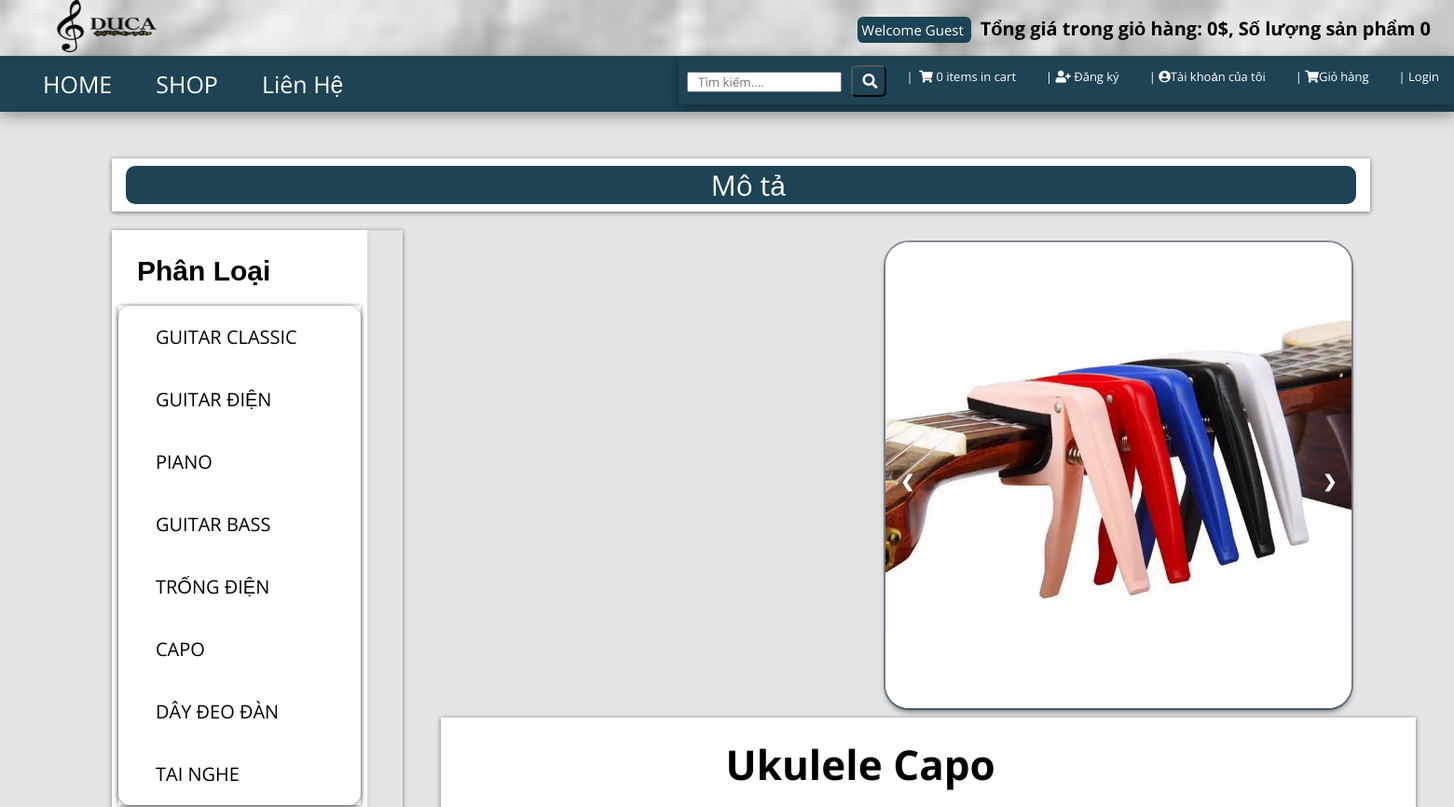
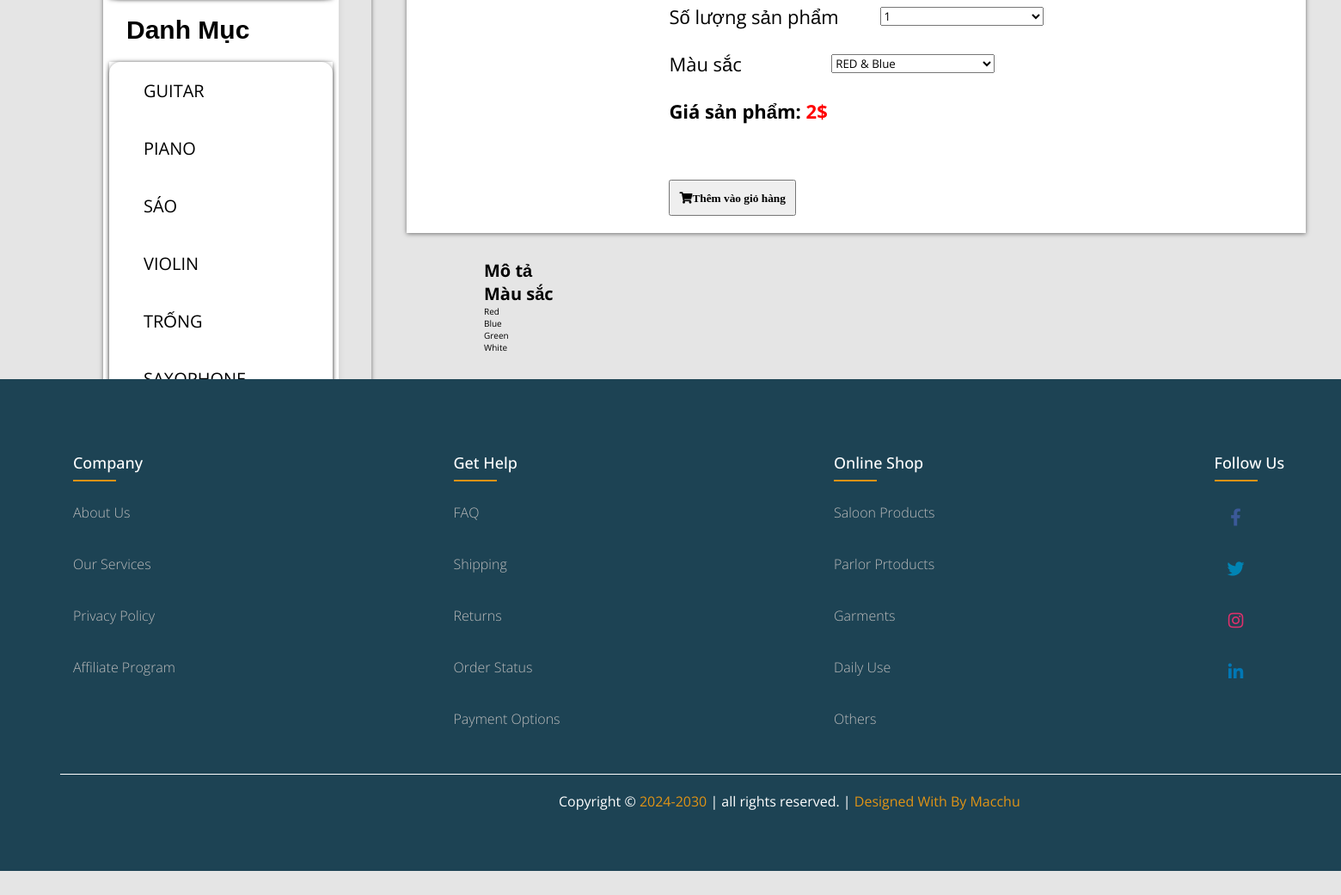
/details.php?pro_id=57, run on the app's committed database (2 pictures, top to bottom).
### tables this page shows
CREATE TABLE `categories` (
  `cat_id` int(100) NOT NULL,
  `cat_title` text NOT NULL,
  `cat_desc` text NOT NULL
);

CREATE TABLE `product_category` (
  `p_cat_id` int(10) NOT NULL,
  `p_cat_title` text NOT NULL,
  `p_cat_desc` text NOT NULL,
  `p_cat_img` int(11) NOT NULL
);

CREATE TABLE `products` (
  `product_id` int(10) NOT NULL,
  `p_cat_id` int(10) NOT NULL,
  `cat_id` int(10) NOT NULL,
  `date` timestamp NOT NULL DEFAULT current_timestamp() ON UPDATE current_timestamp(),
  `product_title` text NOT NULL,
  `product_img1` text NOT NULL,
  `product_img2` text NOT NULL,
  `product_img3` text NOT NULL,
  `product_price` int(10) NOT NULL,
  `product_desc` text NOT NULL,
  `product_keyword` text NOT NULL
);

### details.php (the view, shortened to what this page needs)
<?php
include("includes/db.php");
include("functions/functions.php");
  ?>
<?php
if(isset($_GET['pro_id'])){
  $pro_id=$_GET['pro_id'];
  $get_product="select * from products where product_id='$pro_id'";
  $run_product=mysqli_query($con,$get_product);
  $row_product=mysqli_fetch_array($run_product);
  $p_title=$row_product['product_title'];
  $p_price=$row_product['product_price'];
  $p_img1=$row_product['product_img1'];
}
  ?>
<!DOCTYPE html>
<html lang="en">
<head>
<link rel="stylesheet" href="https://cdnjs.cloudflare.com/ajax/libs/font-awesome/4.7.0/css/font-awesome.min.css">
    <link rel="stylesheet" href="https://cdnjs.cloudflare.com/ajax/libs/OwlCarousel2/2.3.4/assets/owl.carousel.min.css">
    <link rel="stylesheet" href="https://cdnjs.cloudflare.com/ajax/libs/font-awesome/5.15.2/css/all.min.css">
    <link rel="stylesheet" href="style.css">
</head>
<body>
<header>
<div class="header-1">
<a href="index.php" class="logo" > <img src="admin_area/product_images/ok1.png" alt="Logo image" class="hidden-xs">  </a>
<div class="col-md-6 offer">
    <a href="#" class="btn btn-sucess btn-sm">
           <?php
        if (!isset($_SESSION['customer_email'])){
        echo "Welcome Guest";
      }else{
      echo "Welcome: " .$_SESSION['customer_email'] . "";
    }
        ?>
    </a>
    <a id="pr" href="#"> Tổng giá trong giỏ hàng: <?php totalPrice(); ?>$, Số lượng sản phẩm <?php item(); ?></a>
</div>
</div>
<div class="header-2">
<nav class="navbar">
     <ul >
     <li style="margin-left: 3rem;"><a  href="index.php">HOME</a></li>
            <li style="margin-left: 1.5rem;"><a  href="trimer.php">SHOP</a></li>
            <li style="margin-left: 1.5rem;"><a href="contactus.php">Liên Hệ</a></li>
       <div class="col-md-6">
        <ul class="menu">
            <li>
            <div class="collapse clearfix" id="search">
                             <form class="navbar-form" method="get" action="result.php">
                                 <div style="margin-bottom: .8rem; padding-left: 9px;" class="input-group">
                                     <input style="margin-right: 7px ; padding-left: 10px;" type="text" name="user_query" placeholder="Tìm kiếm...." class="form-control" required="">
                                     <button style="margin-right: 5px ; padding-left: 10px;" type="submit" value="search" name="search" class="btn btn-primary">
                                         <i class="fa fa-search"></i>
                                     </button>
                                 </div>
                             </form>
                         </div>
                   </li>
                <li>
                  <a href="cart.php" class="">
                    <i class="fa fa-shopping-cart"></i>
                      <span><?php item(); ?> items in cart</span>
                        </a>
                </li>
                   <li>
                   <a  href="customer_registration.php"><i class="fa fa-user-plus"></i> Đăng ký</a></li>
                   <li>
                   <a href="customer/my_account.php"><i class="fa fa-user-circle"></i>Tài khoản của tôi</a></li>
                   <li>
                   <a href="cart.php"><i class="fa fa-shopping-cart"></i>Giỏ hàng</a></li>
                   <li>
                     <?php
                    if (!isset($_SESSION['customer_email'])){
                    echo "<a href='checkout.php'>Login</a>";
                         } else{
                    echo "<a href='logout.php'>Logout</a>";
                         }
                    ?></li>
             </ul>
       </div>
</ul>
</nav></div></header>
<section class="content" id="content">
  <div class="container">
    <div class="col-md-12">
      <ul class="breadcrumb">
        <li><span>Mô tả</span></li>
          </ul>
           </div></div></section>
  <div class="content1" id="content1">
  <div class="container1">
  <div style="
    padding: 7px;
    background-color: white !important; /* Đổi màu nền với !important */
    box-shadow: 0 4px 8px rgba(0, 0, 0, 0.1);
    font-family: 'Arial', sans-serif; " class="col-md-3">
      <?php
      include("includes/sidebar.php");
      ?>
    </div>
    </div>
     </div>
<div class="slides">
<div class="mySlides fade">
  <img src="admin_area/product_images/<?php echo $p_img1 ?>" width="500" height="500">
</div>
<a class="prv" onclick="plusSlides(-1)">&#10094;</a>
<a class="net" onclick="plusSlides(1)">&#10095;</a>
</div>
<div class="co-md-6">
  <div class="bx">
    <h1 class="text-center"><?php echo $p_title ?></h1>
    <form action="details.php?add_cart=<?php echo $pro_id ?>" method="post" class="form-horizontal">
      <div class="form-group">
        <label class="col-md-5 control-label" >Số lượng sản phẩm </label>
        <div class="col-md-7">
          <select name="product_qty" class="form-control">
            <option>1</option>
          </select>
        </div>
      </div>
    <div class="form-group">
      <label class="col-md-5 control-label" >Màu sắc</label>
      <div class="col-md-7">
        <select name="product_size" class="form-control">
          <option>RED & Blue</option>
        </select>
      </div>
    </div>
    <div class="form-group">
    <b>Giá sản phẩm: <span style="color: red;" class="price"><?php echo $p_price; ?>$</span></b>
    </div>
    <p class="text-center buttons">
      <button class="btn-prim" type="submit"><i class=" fa fa-shopping-cart">Thêm vào giỏ hàng</i></button>
    </p>
  </form>
  </div>
</div>
<div class="boxa" id="details">
  <h4>Mô tả</h4>
  <h4>Màu sắc</h4>
  <ul>
    <li>Red</li>
     <li>Blue</li>
      <li>Green</li>
       <li>White</li>
  </ul>
</div>
   <?php
      include("includes/footer.php");
      ?>
</body></html>

### functions/functions.php (shortened to what this page needs)
<?php
$db=mysqli_connect("localhost","root","","duca");
function getUserIp(){
	switch (true) {
				default : return $_SERVER['REMOTE_ADDR'];
	}
}
function item(){
	global $db;
	$ip_add=getUserIp();
	$get_items="select * from cart where ip_add='$ip_add'";
	$run_item=mysqli_query($db,$get_items);
	$count=mysqli_num_rows($run_item);
	echo $count;
}
function totalPrice(){
	$total=0;
echo $total;
}
function getPCats(){
    global $db;
    $get_p_cats="select * from product_category";
    $run_p_cats=mysqli_query($db,$get_p_cats);
    while ($row_p_cats=mysqli_fetch_array($run_p_cats)) {
        $p_cat_id=$row_p_cats['p_cat_id'];
        $p_cat_title=$row_p_cats['p_cat_title'];
        echo "<li ><a style='color: black;   font-size: 20px; margin: left !important; ' href='trimer.php?p_cat=$p_cat_id'>$p_cat_title</a></li>";
    }
}
function getCat(){
    global $db;
    $get_cat="select * from categories";
    $run_cat=mysqli_query($db,$get_cat);
    while ($row_cat=mysqli_fetch_array($run_cat)) {
        $cat_id=$row_cat['cat_id'];
        $cat_title=$row_cat['cat_title'];
        echo "<li><a  style='color: black;   font-size: 20px;  text-align: left !important;	 ' href='trimer.php?cat_id=$cat_id'>$cat_title</a></li>";
    }
}
  ?>

### includes/sidebar.php
<div style=" border-radius: 13px !important; background-color: white !important; color: black;"class="panel panel-default sidebar-menu">
	<div class="panel-heading">
		<h3  style="font-family:Verdana, Geneva, Tahoma, sans-serif" class="panel-title"class="panel-title">Phân Loại </h3>
	</div>
	<div style=" border-radius: 13px !important;  background-color:white !important; color: black;" class="panel-body">
		<ul class="nav nav-pills nav-stacked category-menu">
			<?php echo getCat(); ?>
		</ul>
	</div>
	</div>
<div style=" border-radius: 13px !important;  background-color:white !important;color: black;" class="panel panel-default sidebar-menu">
	<div class="panel-heading">
		<h3 style="font-family:Verdana, Geneva, Tahoma, sans-serif" class="panel-title">Danh Mục</h3>
	</div>
	<div style=" border-radius: 13px !important;  background-color: white !important;color: black;" class="panel-body">
		<ul   class="nav nav-pills nav-stacked category-menu">
		 <?php echo getPCats(); ?>
		</ul>
	</div>
</div>

### includes/footer.php
<footer class="footer" id="footer">
   <div class="cuntainer">
      <div class="wolf">
          <div class="footer-ol">
              <h4>company</h4>
              <ul>
                  <li><a href="#">about us</a></li><br><br>
                  <li><a href="#">our services</a></li><br><br>
                  <li><a href="#">privacy policy</a></li><br><br>
                  <li><a href="#">affiliate program</a></li><br><br>
              </ul>
          </div>
          <div class="footer-ol">
              <h4>get help</h4>
              <ul>
                  <li><a href="#">FAQ</a></li><br><br>
                  <li><a href="#">shipping</a></li><br><br>
                  <li><a href="#">returns</a></li><br><br>
                  <li><a href="#">order status</a></li><br><br>
                  <li><a href="#">payment options</a></li><br><br>
              </ul>
          </div>
          <div class="footer-ol">
              <h4>online shop</h4>
              <ul>
                  <li><a href="trimer.php?cat_id=7">Saloon Products</a></li><br><br>
                  <li><a href="trimer.php?cat_id=8">Parlor Prtoducts</a></li><br><br>
                  <li><a href="trimer.php?cat_id=9">Garments</a></li><br><br>
                  <li><a href="trimer.php?cat_id=10">Daily use</a></li><br><br>
                  <li><a href="trimer.php?cat_id=11">Others</a></li><br><br>
              </ul>
          </div>
          <div class="footer-ol">
              <h4>follow us</h4>
              <div class="social-links">
                  <a href="#"><i class="fab fa-facebook-f fa-2x" style="color: #3b5998;"></i></a>
                  <a href="#"><i class="fab fa-twitter fa-2x" style="color: #0084b4;"></i></a>
                  <a href="#"><i class="fab fa-instagram fa-2x" style="color:   #E1306C;"></i></a>
                  <a href="#"><i class="fab fa-linkedin-in fa-2x" style="color:  #0077B5 ;"></i></a>
              </div>
          </div>
          <div class="pal">
          </div>
          <p class="credit">Copyright &copy; <span>2024-2030</span> | all rights reserved. | <span>Designed With By Macchu</span></p>
      </div>
   </div>
</footer>

### data on the page
categories: cat_title "GUITAR CLASSIC"
categories: cat_title "GUITAR ĐIỆN"
categories: cat_title "PIANO"
categories: cat_title "GUITAR BASS"
categories: cat_title "TRỐNG ĐIỆN"
categories: cat_title "CAPO"
categories: cat_title "DÂY ĐEO ĐÀN"
categories: cat_title "TAI NGHE"
product_category: p_cat_title "GUITAR"
product_category: p_cat_title "PIANO"
product_category: p_cat_title "SÁO"
product_category: p_cat_title "VIOLIN"
product_category: p_cat_title "TRỐNG"
products: product_img1 (picture), product_title "Ukulele Capo", product_price "2"

### other printed values
$total "0"
$count "0 0"
